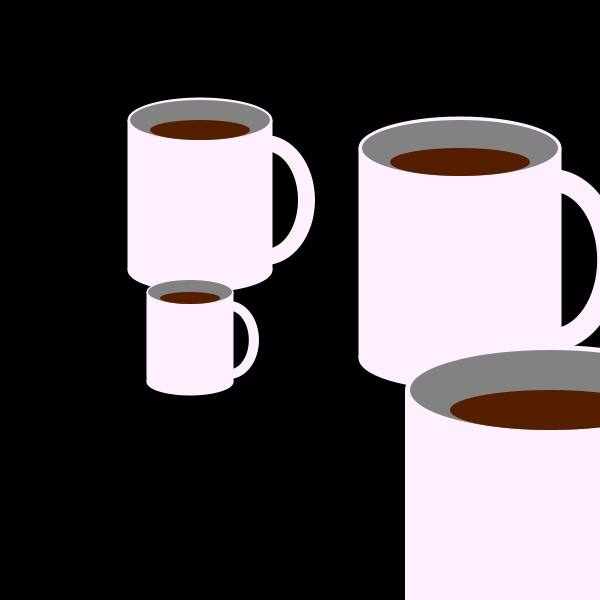
Frame 1 (no input)
Frame 60 (the mouse pressed at the canvas centre just before this capture): identical to frame 1, image omitted
Frame 120 (the mouse held since frame 60 and released just before this capture): identical to frame 1, image omitted

The Processing sketch that drew this single still picture (run headless with seeded random() and noise(); from frame 60 on, the mouse is pressed at the canvas centre):

// Processing sketch: processing_15994
// ── processing_15994.pde

void setup() {
  size(600,600);
  smooth();
  noStroke();
}

void draw() {
  background(0);
  
  cup(50,50,0.5);
  cup(250,50,0.7);
  cup(100,250,0.3);
  cup(250,250,1);
}

void cup(int x, int y,float s) { 
  pushMatrix();
  translate(x,y);
  scale(s);

  fill(255,240,255); 
  ellipse(430,300,200,260);
  fill(0);
  ellipse(430,300,132,196);
  fill(255,240,255);
  rect(155,140,290,300);
  ellipse(300,140,290,90);
  ellipse(300,440,290,90);
  fill(130);
  ellipse(300,140,280,80);
  fill(85,30,0);
  ellipse(300,160,200,40);
  popMatrix();
} 
